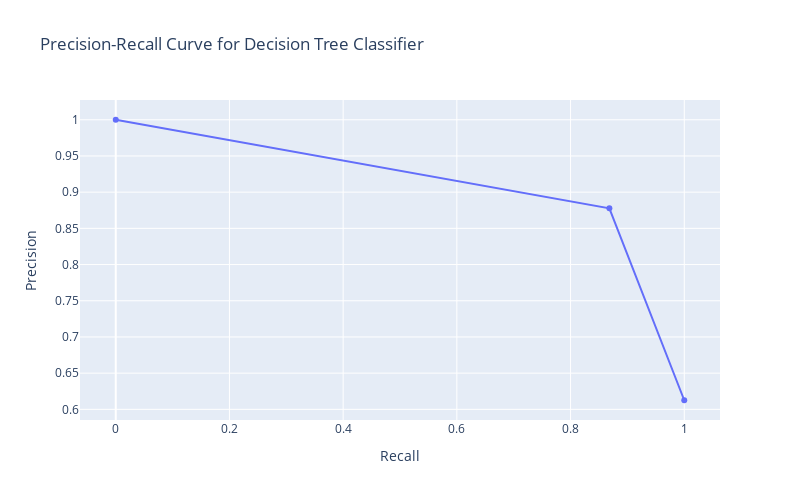

The notebook cell saved with this chart:
### Code cell
from sklearn.preprocessing import LabelEncoder

le = LabelEncoder()

y_test_binary = y_test.map({'Dropout': 0, 'Graduate': 1})

y_test_binary = le.fit_transform(y_test)

# 2. Use your trained model to predict the probabilities of your test data.
y_pred_proba = clf.predict_proba(X_test)[:, 1]


# 4. Iterate through the sorted test data and compute the precision and recall for each threshold.
precision, recall, thresholds = precision_recall_curve(y_test_binary, y_pred_proba)

# 5. Plot the precision-recall curve using the computed precision and recall for each threshold.
fig = go.Figure(data=go.Scatter(x=recall, y=precision))
fig.update_layout(title="Precision-Recall Curve for Decision Tree Classifier",
                  xaxis_title="Recall",
                  yaxis_title="Precision",
                  width=800, height=500)
fig.show()

### Figure 1 — Plotly figure (JSON) as saved in the notebook; plotly's stock layout.template omitted (floating-point values rounded to 4 significant figures)
{"data": [{"type": "scatter", "x": [1, 0.8683, 0], "y": [0.6126, 0.8777, 1]}], "layout": {"height": 500, "title": {"text": "Precision-Recall Curve for Decision Tree Classifier"}, "width": 800, "xaxis": {"title": {"text": "Recall"}}, "yaxis": {"title": {"text": "Precision"}}}}
